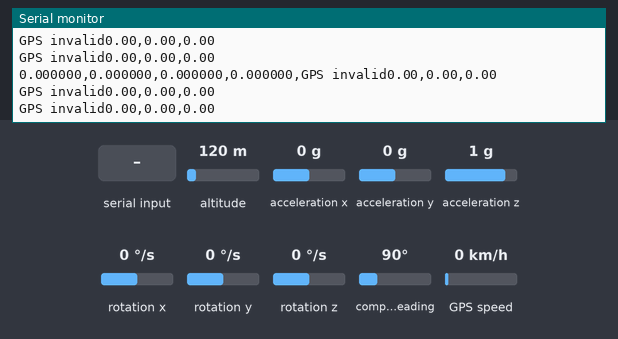
A sketch run on a simulated Arduino Uno, built with avr-gcc and run on an emulated ATmega328P. Parts: the last lines printed to the serial monitor. Wiring (inferred from the names in the program): MPU-6050 motion sensor at I2C address 0x68. The inputs (shaded band) are chosen by the test bench; at power-on: acceleration z 1 g, acceleration x 0 g, acceleration y 0 g, rotation x 0 °/s, altitude 120 m, rotation y 0 °/s, rotation z 0 °/s, compass heading 90°, GPS speed 0 km/h. The GPS gets a fix after 3 s at 37.7749, -122.4194 with 8 satellites.

Above: at 2.2 s.
2.3 s: acceleration z set to 0 g
At 3.1 s:
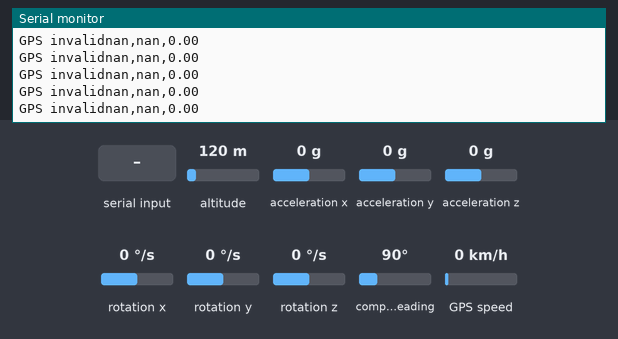
4.2 s: acceleration x set to -1.4 g
At 4.22 s:
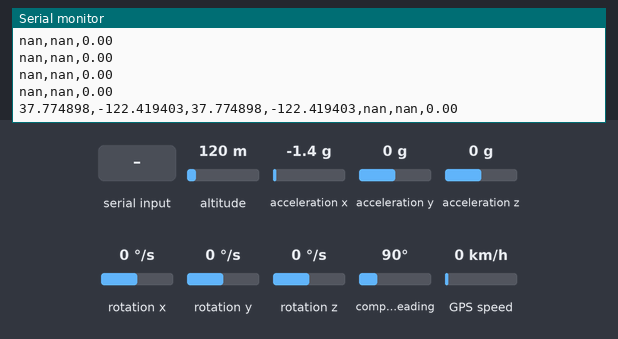
6.1 s: acceleration y set to -1.4 g
At 6.15 s:
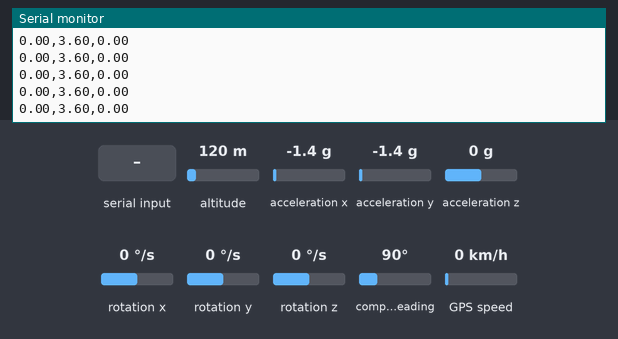
7.6 s: rotation x set to -192 °/s
At 8.23 s:
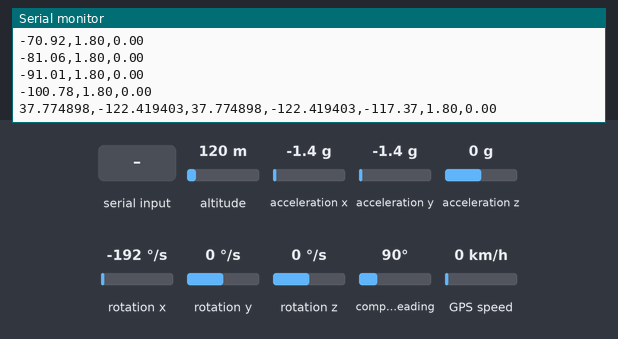
9.1 s: altitude set to 20 m
At 9.17 s:
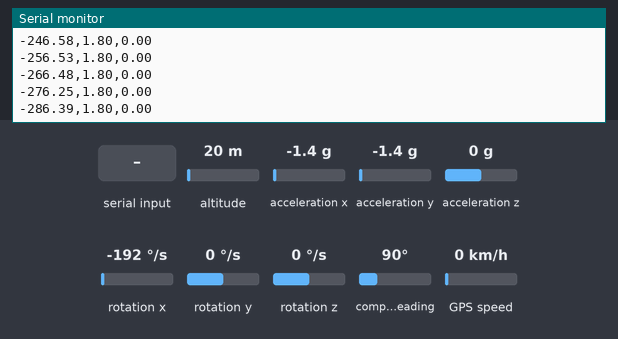
13.2 s: "1" received over the second serial link
Timing chart, 0 to 15.7 s (numbered marks = the images above; inputs shaded):
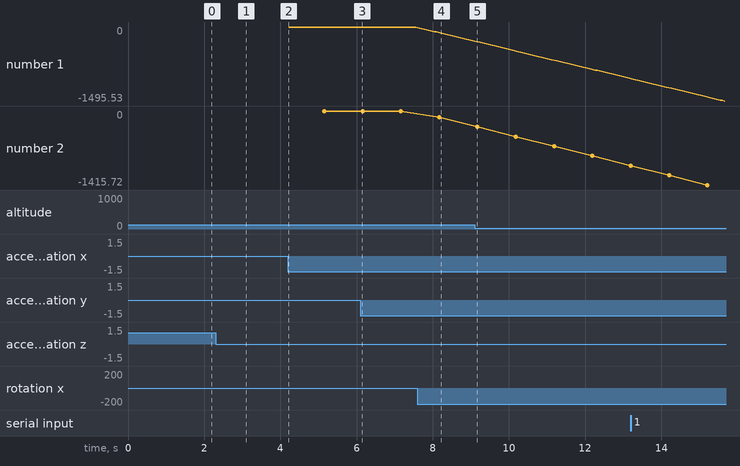

Measured:
- after the input at 2.3 s, the serial monitor: prints a new line at once (image 1)
- after the input at 7.6 s, the serial monitor: prints a new line at once (image 4)
- plotted number 1: 0 → -1.8 after the input at 6.1 s, -1.8 → -276.25 after the input at 7.6 s
- plotted number 2: 0 → -1.8 after the input at 6.1 s, -1.8 → -117.37 after the input at 7.6 s

The sketch:

delivery_GPS_localization.ino
```cpp
#include <TinyGPSPlus.h>
#include <SoftwareSerial.h>
#include <Wire.h>

SoftwareSerial gpsSerial(2, 3);
TinyGPSPlus gps;

const int MPU = 0x68;

float AccX, AccY, AccZ;
float GyroX, GyroY, GyroZ;
float accAngleX, accAngleY;
float gyroAngleX, gyroAngleY;
float roll, pitch, yaw;

float elapsedTime, currentTime, previousTime;

void setup() {

  Serial.begin(115200);
  gpsSerial.begin(9600);  // GPS modules usually use 9600

  Wire.begin();

  // Wake up MPU6050
  Wire.beginTransmission(MPU);
  Wire.write(0x6B);
  Wire.write(0x00);
  Wire.endTransmission(true);

  delay(1000);
}

void loop() {

  parseGPS();
  readIMU();

  sendData();

  delay(50);  // ~20 Hz
}

void parseGPS() {

  while (gpsSerial.available()) {
    if (gps.encode(gpsSerial.read())) {
      updateGPS();
    }
  }
}

void readIMU() {

  // ===== Accelerometer =====
  Wire.beginTransmission(MPU);
  Wire.write(0x3B);
  Wire.endTransmission(false);

  Wire.requestFrom(MPU, 6, true);

  AccX = (Wire.read() << 8 | Wire.read()) / 16384.0;
  AccY = (Wire.read() << 8 | Wire.read()) / 16384.0;
  AccZ = (Wire.read() << 8 | Wire.read()) / 16384.0;

  accAngleX = atan(AccY / sqrt(AccX * AccX + AccZ * AccZ)) * 180 / PI;
  accAngleY = atan(-AccX / sqrt(AccY * AccY + AccZ * AccZ)) * 180 / PI;

  // ===== Time =====
  previousTime = currentTime;
  currentTime = millis();

  elapsedTime = (currentTime - previousTime) / 1000.0;

  // ===== Gyroscope =====
  Wire.beginTransmission(MPU);
  Wire.write(0x43);
  Wire.endTransmission(false);

  Wire.requestFrom(MPU, 6, true);

  GyroX = (Wire.read() << 8 | Wire.read()) / 131.0;
  GyroY = (Wire.read() << 8 | Wire.read()) / 131.0;
  GyroZ = (Wire.read() << 8 | Wire.read()) / 131.0;

  // Integrate gyro data
  gyroAngleX += GyroX * elapsedTime;
  gyroAngleY += GyroY * elapsedTime;
  yaw += GyroZ * elapsedTime;

  // Complementary filter
  roll = 0.96 * gyroAngleX + 0.04 * accAngleX;
  pitch = 0.96 * gyroAngleY + 0.04 * accAngleY;
}
void updateGPS() {
  Serial.print(gps.location.lat(), 6);
  Serial.print(",");

  Serial.print(gps.location.lng(), 6);
  Serial.print(",");
}
void sendData() {

  // GPS valid?
  if (gps.location.isValid()) {
    parseGPS();
  } else {

    Serial.print("GPS invalid");
  }

  Serial.print(roll);
  Serial.print(",");

  Serial.print(pitch);
  Serial.print(",");

  Serial.println(yaw);
}
```
